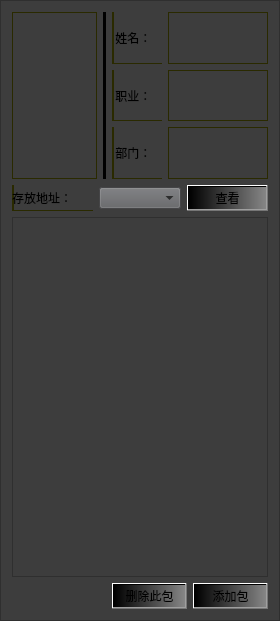
   <widget class="QFrame" name="frame">
    <property name="geometry">
     <rect>
      <x>0</x>
      <y>0</y>
      <width>280</width>
      <height>621</height>
     </rect>
    </property>
    <property name="maximumSize">
     <size>
      <width>280</width>
      <height>16777215</height>
     </size>
    </property>
    <property name="styleSheet">
     <string notr="true">background-color: rgb(61, 61, 61);
</string>
    </property>
    <property name="frameShape">
     <enum>QFrame::StyledPanel</enum>
    </property>
    <property name="frameShadow">
     <enum>QFrame::Raised</enum>
    </property>
    <layout class="QVBoxLayout" name="verticalLayout_9">
     <item>
      <layout class="QHBoxLayout" name="horizontalLayout_4">
       <item>
        <widget class="QWidget" name="person_Widget" native="true">
         <property name="styleSheet">
          <string notr="true">border:1px solid rgb(42, 42, 0);</string>
         </property>
        </widget>
       </item>
       <item>
        <widget class="Line" name="vertical_1_L">
         <property name="styleSheet">
          <string notr="true">background-color: rgb(0, 0, 0);</string>
         </property>
         <property name="orientation">
          <enum>Qt::Vertical</enum>
         </property>
        </widget>
       </item>
       <item>
        <layout class="QVBoxLayout" name="verticalLayout_6">
         <item>
          <layout class="QHBoxLayout" name="horizontalLayout_3">
           <item>
            <widget class="QLabel" name="label">
             <property name="minimumSize">
              <size>
               <width>50</width>
               <height>0</height>
              </size>
             </property>
             <property name="maximumSize">
              <size>
               <width>50</width>
               <height>16777215</height>
              </size>
             </property>
             <property name="styleSheet">
              <string notr="true">border-left:2px solid rgb(42, 42, 0);
border-bottom:1px solid rgb(42, 42, 0);</string>
             </property>
             <property name="text">
              <string> 姓名：</string>
             </property>
            </widget>
           </item>
           <item>
            <widget class="QLabel" name="user_LB">
             <property name="minimumSize">
              <size>
               <width>100</width>
               <height>0</height>
              </size>
             </property>
             <property name="maximumSize">
              <size>
               <width>100</width>
               <height>16777215</height>
              </size>
             </property>
             <property name="styleSheet">
              <string notr="true">border:1px solid rgb(42, 42, 0);</string>
             </property>
             <property name="text">
              <string/>
             </property>
            </widget>
           </item>
          </layout>
         </item>
         <item>
          <layout class="QHBoxLayout" name="horizontalLayout_2">
           <item>
            <widget class="QLabel" name="label_3">
             <property name="minimumSize">
              <size>
               <width>50</width>
               <height>0</height>
              </size>
             </property>
             <property name="maximumSize">
              <size>
               <width>50</width>
               <height>16777215</height>
              </size>
             </property>
             <property name="styleSheet">
              <string notr="true">border-left:2px solid rgb(42, 42, 0);
border-bottom:1px solid rgb(42, 42, 0);</string>
             </property>
             <property name="text">
              <string> 职业：</string>
             </property>
            </widget>
           </item>
           <item>
            <widget class="QLabel" name="job_LB">
             <property name="minimumSize">
              <size>
               <width>100</width>
               <height>0</height>
              </size>
             </property>
             <property name="maximumSize">
              <size>
               <width>100</width>
               <height>16777215</height>
              </size>
             </property>
             <property name="styleSheet">
              <string notr="true">border:1px solid rgb(42, 42, 0);</string>
             </property>
             <property name="text">
              <string/>
             </property>
            </widget>
           </item>
          </layout>
         </item>
         <item>
          <layout class="QHBoxLayout" name="horizontalLayout">
           <item>
            <widget class="QLabel" name="label_5">
             <property name="minimumSize">
              <size>
               <width>50</width>
               <height>0</height>
              </size>
             </property>
             <property name="maximumSize">
              <size>
               <width>50</width>
               <height>16777215</height>
              </size>
             </property>
             <property name="styleSheet">
              <string notr="true">border-left:2px solid rgb(42, 42, 0);
border-bottom:1px solid rgb(42, 42, 0);</string>
             </property>
             <property name="text">
              <string> 部门：</string>
             </property>
            </widget>
           </item>
           <item>
            <widget class="QLabel" name="part_LB">
             <property name="minimumSize">
              <size>
               <width>100</width>
               <height>0</height>
              </size>
             </property>
             <property name="maximumSize">
              <size>
               <width>100</width>
               <height>16777215</height>
              </size>
             </property>
             <property name="styleSheet">
              <string notr="true">border:1px solid rgb(42, 42, 0);</string>
             </property>
             <property name="text">
              <string/>
             </property>
            </widget>
           </item>
          </layout>
         </item>
        </layout>
       </item>
      </layout>
     </item>
     <item>
      <layout class="QHBoxLayout" name="horizontalLayout_7">
       <item>
        <widget class="QLabel" name="label_2">
         <property name="styleSheet">
          <string notr="true">border-left:2px solid rgb(42, 42, 0);
border-bottom:1px solid rgb(42, 42, 0);</string>
         </property>
         <property name="text">
          <string>存放地址：</string>
         </property>
        </widget>
       </item>
       <item>
        <widget class="QComboBox" name="package_CB">
         <property name="styleSheet">
          <string notr="true">background-color: rgb(96, 97, 100);</string>
         </property>
        </widget>
       </item>
       <item>
        <widget class="QPushButton" name="queryPackaage_BT">
         <property name="styleSheet">
          <string notr="true">background-color: qlineargradient(spread:pad, x1:0, y1:0, x2:1, y2:0, stop:0 rgba(0, 0, 0, 255), stop:1 rgba(134, 134, 134, 255));
pressed:qlineargradient(spread:pad, x1:0, y1:0, x2:1, y2:0, stop:0 rgba(0, 0, 0, 255), stop:1 rgba(100,100,100, 255));
</string>
         </property>
         <property name="text">
          <string>查看</string>
         </property>
        </widget>
       </item>
      </layout>
     </item>
     <item>
      <widget class="QTableView" name="package_TV">
       <property name="minimumSize">
        <size>
         <width>0</width>
         <height>360</height>
        </size>
       </property>
       <property name="maximumSize">
        <size>
         <width>16777215</width>
         <height>360</height>
        </size>
       </property>
      </widget>
     </item>
     <item>
      <layout class="QHBoxLayout" name="horizontalLayout_8">
       <item>
        <spacer name="horizontalSpacer">
         <property name="orientation">
          <enum>Qt::Horizontal</enum>
         </property>
         <property name="sizeHint" stdset="0">
          <size>
           <width>128</width>
           <height>20</height>
          </size>
         </property>
        </spacer>
       </item>
       <item>
        <widget class="QPushButton" name="deletePackage_BT">
         <property name="styleSheet">
          <string notr="true">background-color: qlineargradient(spread:pad, x1:0, y1:0, x2:1, y2:0, stop:0 rgba(0, 0, 0, 255), stop:1 rgba(134, 134, 134, 255));
pressed:qlineargradient(spread:pad, x1:0, y1:0, x2:1, y2:0, stop:0 rgba(0, 0, 0, 255), stop:1 rgba(100,100,100, 255));</string>
         </property>
         <property name="text">
          <string>删除此包</string>
         </property>
        </widget>
       </item>
       <item>
        <widget class="QPushButton" name="addPackage_BT">
         <property name="whatsThis">
          <string>&lt;html&gt;&lt;head/&gt;&lt;body&gt;&lt;p&gt;&lt;br/&gt;&lt;/p&gt;&lt;/body&gt;&lt;/html&gt;</string>
         </property>
         <property name="styleSheet">
          <string notr="true">background-color: qlineargradient(spread:pad, x1:0, y1:0, x2:1, y2:0, stop:0 rgba(0, 0, 0, 255), stop:1 rgba(134, 134, 134, 255));
pressed:qlineargradient(spread:pad, x1:0, y1:0, x2:1, y2:0, stop:0 rgba(0, 0, 0, 255), stop:1 rgba(100,100,100, 255));</string>
         </property>
         <property name="text">
          <string>添加包</string>
         </property>
        </widget>
       </item>
      </layout>
     </item>
    </layout>
   </widget>
